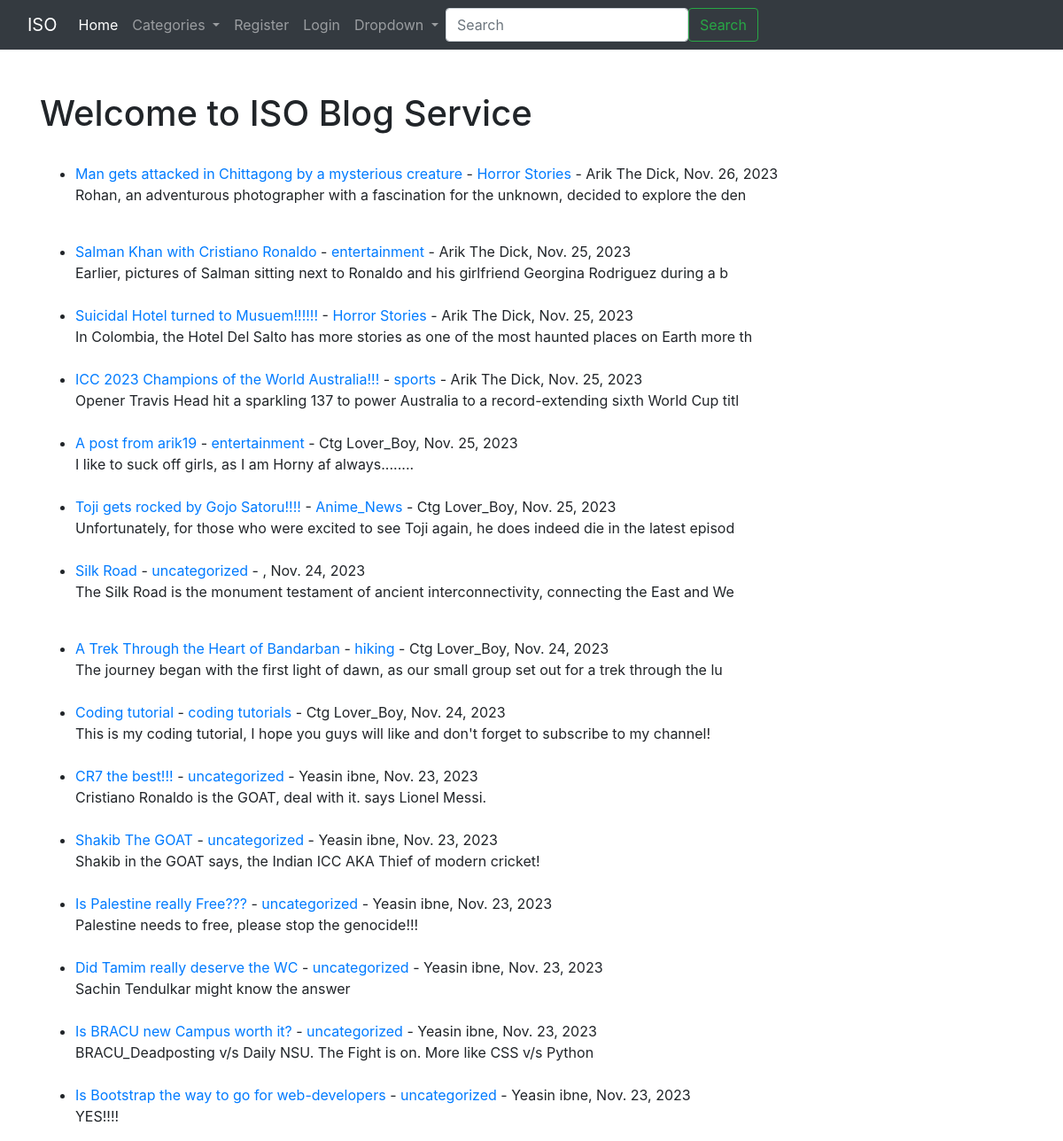
The page / on the database its author committed.
### ISO_Blog/models.py (models this page shows, shortened)
class Post(models.Model):
    title=models.CharField(max_length=255)
    title_tag=models.CharField(max_length=255)
    author=models.ForeignKey(User, on_delete=models.CASCADE)
    body=models.TextField()
    post_date=models.DateField(auto_now_add=True)
    category=models.CharField(max_length=255, default='uncategorized')
    likes = models.ManyToManyField(User, related_name='blog_posts')

### ISO_Blog/views.py (the view)
# urls.py: path('', Homeview.as_view(), name='Home'),
class Homeview(ListView):
    model=Post
    template_name='home.html'
    ordering=['-post_date']
    def get_context_data(self, *args, **kwargs):
        cat_menu = Category.objects.all()
        context = super(Homeview, self).get_context_data(*args, **kwargs)
        context["cat_menu"] = cat_menu
        return context

### ISO_Blog/models.py (called while the page is built)
    def __str__(self):
        return self.name

### ISO_Blog/templates/home.html (shortened to what this page needs)
{% extends 'base.html' %}
{% block content %}
<h1>Welcome to ISO Blog Service</h1>
<ul>
{% for post in object_list %}
    <br/>
    <li><a href="{% url 'post_details' post.pk %}">{{post.title}}</a> - <a href="{%url 'category' post.category|slugify %}">
    {{ post.category }}</a> - {{ post.author.first_name }}
    {{ post.author.last_name }},
    {{ post.post_date }}
    <br/>
    {{post.body|slice:":100"|safe }}</li>
{% endfor %}
</ul>
{% endblock %}

### rows shown on the page
Post: title "Man gets attacked in Chittagong by a mysterious creature", category "Horror Stories", author.first_name "Arik", author.last_name "The Dick", post_date "Nov. 26, 2023", body "Rohan, an adventurous photographer with a fascination for the unknown, decided to explore the den"
Post: title "Salman Khan with Cristiano Ronaldo", category "entertainment", author.first_name "Arik", author.last_name "The Dick", post_date "Nov. 25, 2023", body "Earlier, pictures of Salman sitting next to Ronaldo and his girlfriend Georgina Rodriguez during a b"
Post: title "Suicidal Hotel turned to Musuem!!!!!!", category "Horror Stories", author.first_name "Arik", author.last_name "The Dick", post_date "Nov. 25, 2023", body "In Colombia, the Hotel Del Salto has more stories as one of the most haunted places on Earth more th"
Post: title "ICC 2023 Champions of the World Australia!!!", category "sports", author.first_name "Arik", author.last_name "The Dick", post_date "Nov. 25, 2023", body "Opener Travis Head hit a sparkling 137 to power Australia to a record-extending sixth World Cup titl"
Post: title "A post from arik19", category "entertainment", author.first_name "Ctg", author.last_name "Lover_Boy", post_date "Nov. 25, 2023", body "I like to suck off girls, as I am Horny af always........"
Post: title "Toji gets rocked by Gojo Satoru!!!!", category "Anime_News", author.first_name "Ctg", author.last_name "Lover_Boy", post_date "Nov. 25, 2023", body "Unfortunately, for those who were excited to see Toji again, he does indeed die in the latest episod"
Post: title "Silk Road", category "uncategorized", post_date "Nov. 24, 2023", body "The Silk Road is the monument testament of ancient interconnectivity, connecting the East and We"
Post: title "A Trek Through the Heart of Bandarban", category "hiking", author.first_name "Ctg", author.last_name "Lover_Boy", post_date "Nov. 24, 2023", body "The journey began with the first light of dawn, as our small group set out for a trek through the lu"
Post: title "Coding tutorial", category "coding tutorials", author.first_name "Ctg", author.last_name "Lover_Boy", post_date "Nov. 24, 2023", body "This is my coding tutorial, I hope you guys will like and don't forget to subscribe to my channel!"
Post: title "CR7 the best!!!", category "uncategorized", author.first_name "Yeasin", author.last_name "ibne", post_date "Nov. 23, 2023", body "Cristiano Ronaldo is the GOAT, deal with it. says Lionel Messi."
Post: title "Shakib The GOAT", category "uncategorized", author.first_name "Yeasin", author.last_name "ibne", post_date "Nov. 23, 2023", body "Shakib in the GOAT says, the Indian ICC AKA Thief of modern cricket!"
Post: title "Is Palestine really Free???", category "uncategorized", author.first_name "Yeasin", author.last_name "ibne", post_date "Nov. 23, 2023", body "Palestine needs to free, please stop the genocide!!!"
Post: title "Did Tamim really deserve the WC", category "uncategorized", author.first_name "Yeasin", author.last_name "ibne", post_date "Nov. 23, 2023", body "Sachin Tendulkar might know the answer"
Post: title "Is BRACU new Campus worth it?", category "uncategorized", author.first_name "Yeasin", author.last_name "ibne", post_date "Nov. 23, 2023", body "BRACU_Deadposting v/s Daily NSU. The Fight is on. More like CSS v/s Python"
Post: title "Is Bootstrap the way to go for web-developers", category "uncategorized", author.first_name "Yeasin", author.last_name "ibne", post_date "Nov. 23, 2023", body "YES!!!!"
